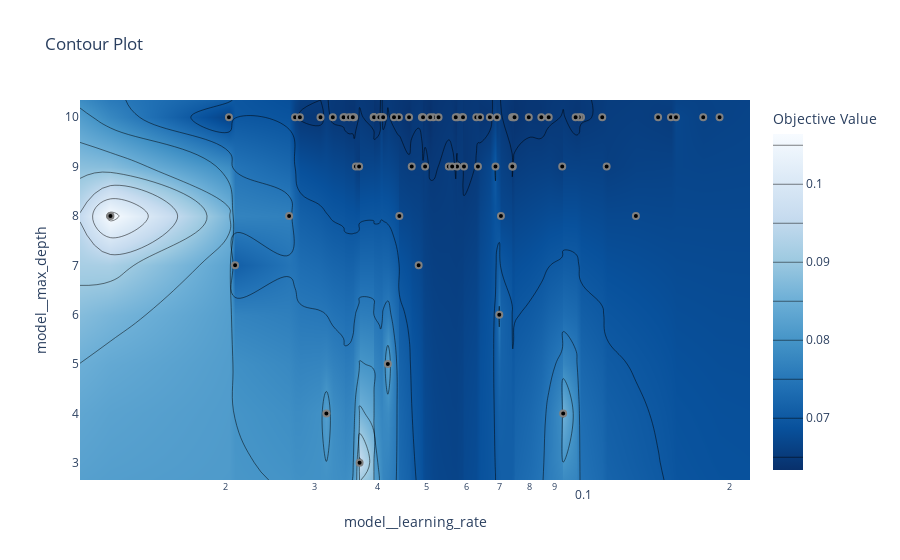

The code cell stored with this chart in its notebook:
### Code cell
try:
    fig5 = optuna.visualization.plot_contour(loaded_study, params=['model__learning_rate', 'model__max_depth'])
    fig5.show()
except Exception as e:
    print(f"Could not generate contour plot: {e}")
